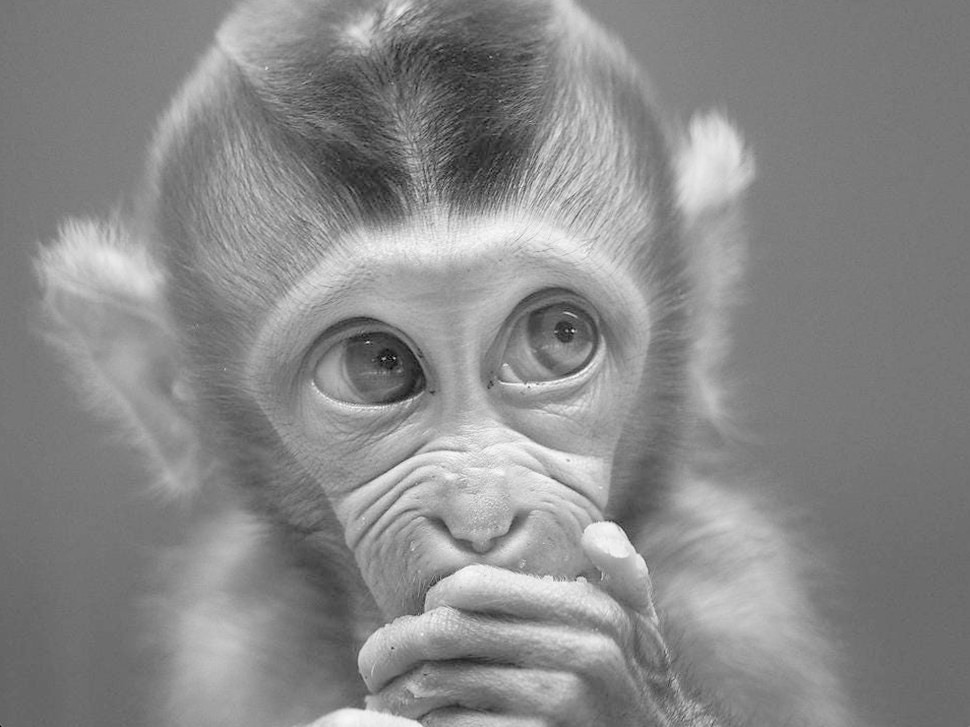
#> input picture Resources/monkey.png, 970 x 727 px, shrunk from 1908 x 1430 before the run
$ python Question1.py
#> lines starting #> are read from the running program, lines starting #| are printed output that depends on the picture
from PIL import Image, ImageOps
import numpy as np
import matplotlib.pyplot as plt
import matplotlib.image as mpimg

#This is the Image we will consider
img = ImageOps.grayscale(Image.open("Resources/monkey.png"))

"""  This is the Transformation Function based upon hyperbolic tangent """
def T(s, c3=1.5):
    # tanh is like a sigmoid function, maps a positive x to a value y between 0,1
    # tanh is always between -1 and 1, for all its domain, and strictly positive for positive domain
    k=255
    c4 = k/2
    c1 = (-c4) / np.tanh(-c3)
    c2 = c3 / (c4)

    return c1 * np.tanh(c2 * s - c3) + c4


"""
Utility functions are below. The Purpose of these functions are to perform transformations and visualizations on
various images at the same time, and display the results using pyplot.
"""

"""  Expects a list corresponding to post-transformation vectors. Plots this list against standard [0-255] axis   """
def plot_transform(transform):
    plt.plot(list(range(256)), transform, list(range(256)), list(range(256)))

"""  apply a transformation give in list form, where each element of the list represents where the corresponding index gets transformed to"""
def apply_transformation(pic, trans):
    result = pic.point(lambda pix: int(trans[pix]))
    return result

""" This function plots the transform family that I have designed, It plots 11 curves, as well as the line y=x. Used for report/visualization """
# [17 lines left out: function plot_trasnform_family, not called in this run]

""" Gets a gamma transform corresponding to a value of gamma, provided as argument """
def get_gamma_trans(gam):
    return [int(255*(i/255)**gam) for i in range(256)]

""" Plots a family of gamma transforms, for visualization purposes and the report.. """
# [18 lines left out: function draw_onion, not called in this run]

""" Plot the tanh(x) function along with a shifted version, for purposes of report """
# [9 lines left out: function plot_tanh, not called in this run]


""" Plot the desired transformation, for the purpose of the report """
# [6 lines left out: function plot_desired, not called in this run]

""" Apply each transformation specified in the family of curves, to an input image """
def apply_all():
    img.save("Output/Monkey/monk_orig.png")
    hst=img.histogram()
#> hst = 256 values, max 28185 at index 120, min 0 at index 1, mean 2754.6
    plt.figure(0)             # plots a figure to display RED Histogram
    for i in range(0, 256):
        plt.bar(i, hst[i],color='grey',alpha=0.8)
    plt.savefig("Output/Monkey/hist_monk_orig.png")
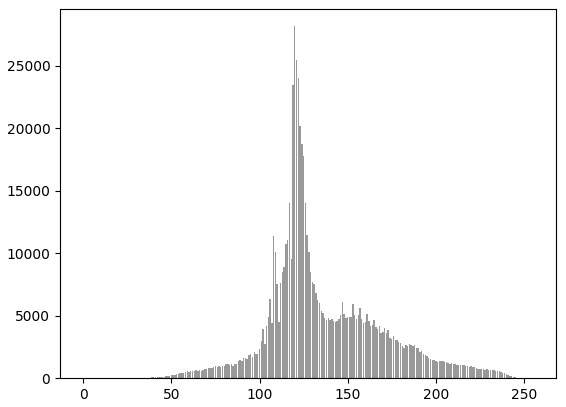
#> figure drawn by matplotlib, 1 panel
    plt.show()
    for i in range(0,11):
        c3 = 1+(i/2)
        output = apply_transformation(img.copy(), T(np.arange(0,256), c3))
        output.save("Output/Monkey/c3=" + str(c3) + ".png")

        hst=output.histogram()
        plt.figure(0)             # plots a figure to display RED Histogram
        for i in range(0, 256):
            plt.bar(i, hst[i],color='grey',alpha=0.8)
        plt.savefig("Output/Monkey/hist_c3=" + str(c3) + ".png")
        plt.show()
#> this loop made 11 passes
#> pass 1, in apply_all, `plt.savefig("Output/Monkey/hist_c3=" + str(c3) + ".png")`:
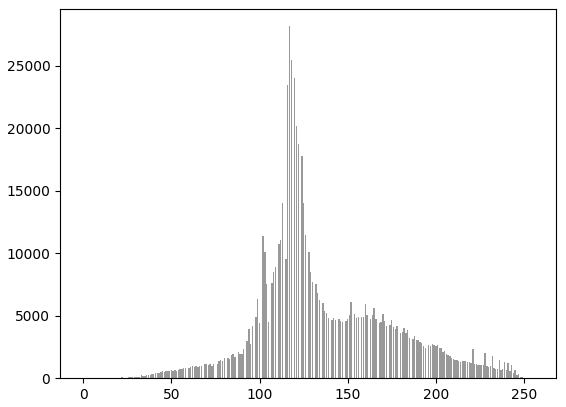
#> figure drawn by matplotlib, 1 panel
#> pass 2, in apply_transformation (call 2), `result = pic.point(lambda pix: int(trans[pix]))`:
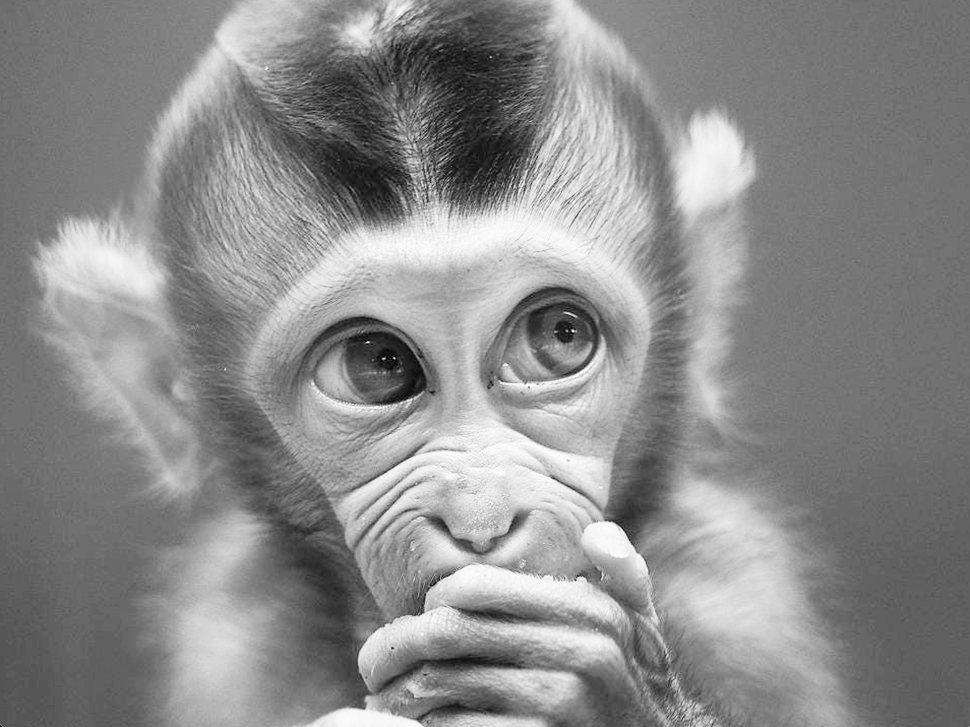
#> result: PIL image 970x727 L; min 0, max 255, mean 139
#> pass 2, in apply_all, `plt.savefig("Output/Monkey/hist_c3=" + str(c3) + ".png")`:
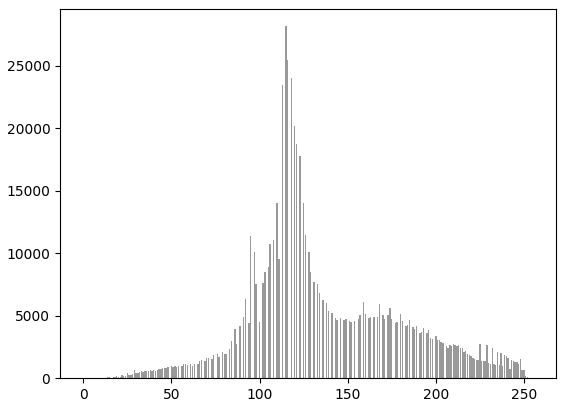
#> figure drawn by matplotlib, 1 panel
#> after the loop:
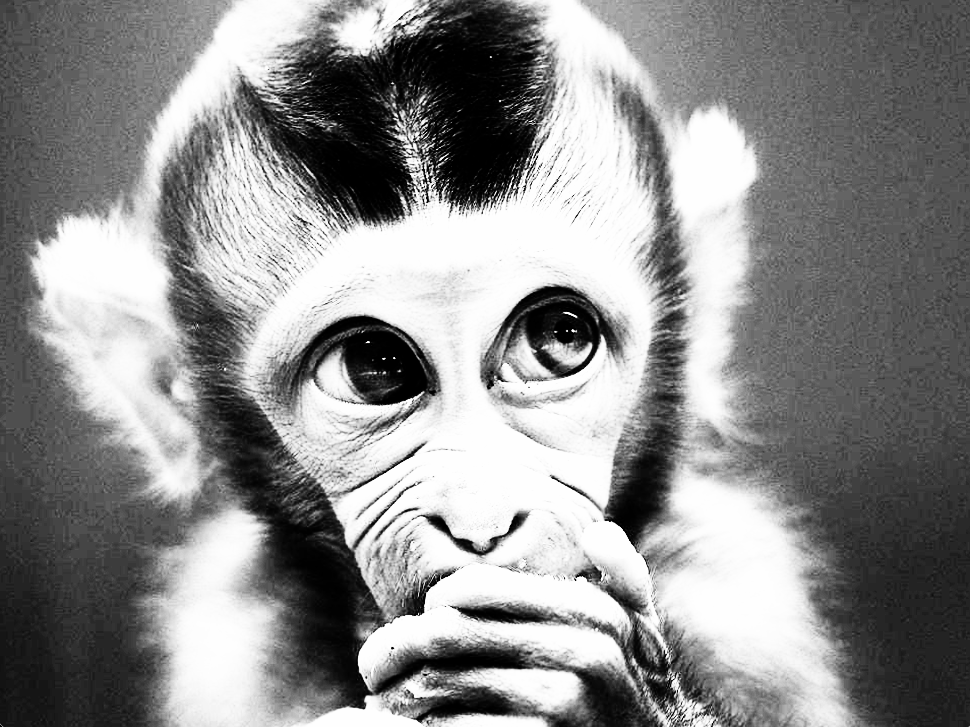
#> output: PIL image 970x727 L; min 0, max 255, mean 140.4

apply_all()
data = np.array(img)
avg = np.average(data)
#> avg = 136.6
output = apply_transformation(img, T(np.arange(0,256), 2))
img.show()
output.show()

$ run again, with Resources/withLong.png copied over Resources/monkey.png
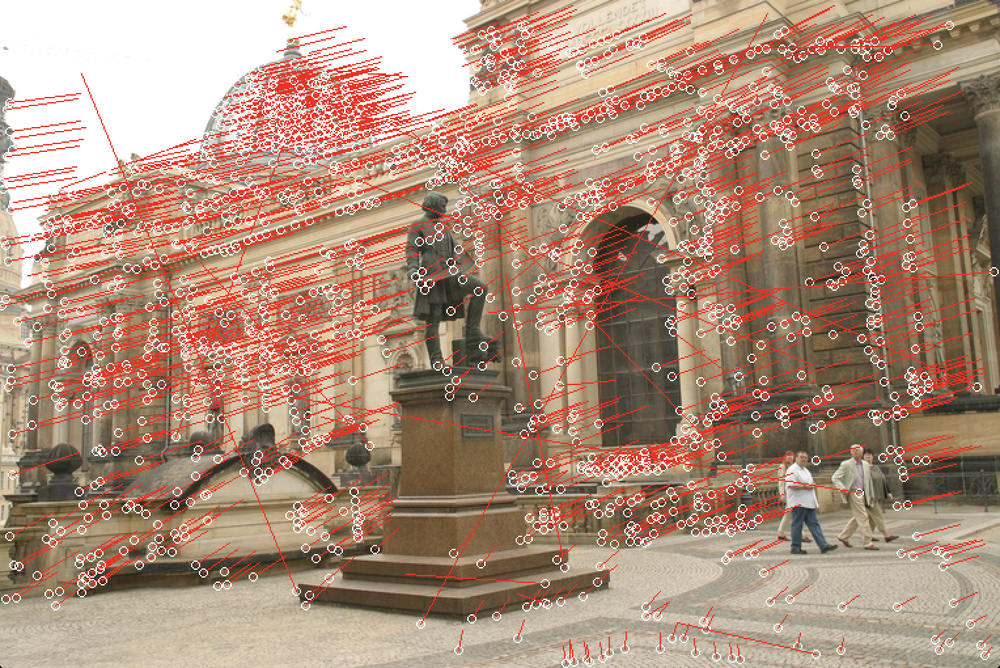
#> input picture Resources/withLong.png, 1000 x 668 px, shrunk from 1528 x 1020 before the run
#> in apply_all, `hst=img.histogram()`: hst = 256 values, max 57487 at index 255, min 0 at index 0, mean 2609.4
#> in apply_all, `plt.savefig("Output/Monkey/hist_monk_orig.png")`:
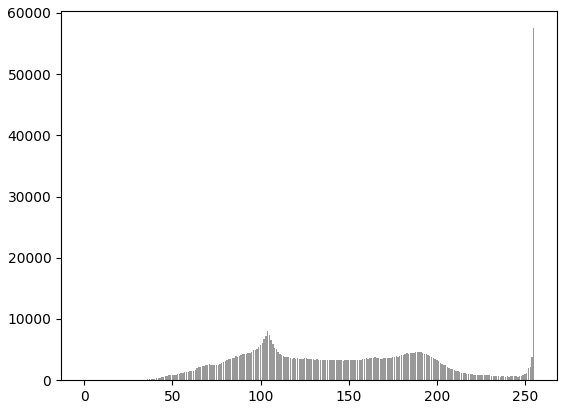
#> figure drawn by matplotlib, 1 panel
#> after the loop in apply_all, `for i in range(0,11):`:
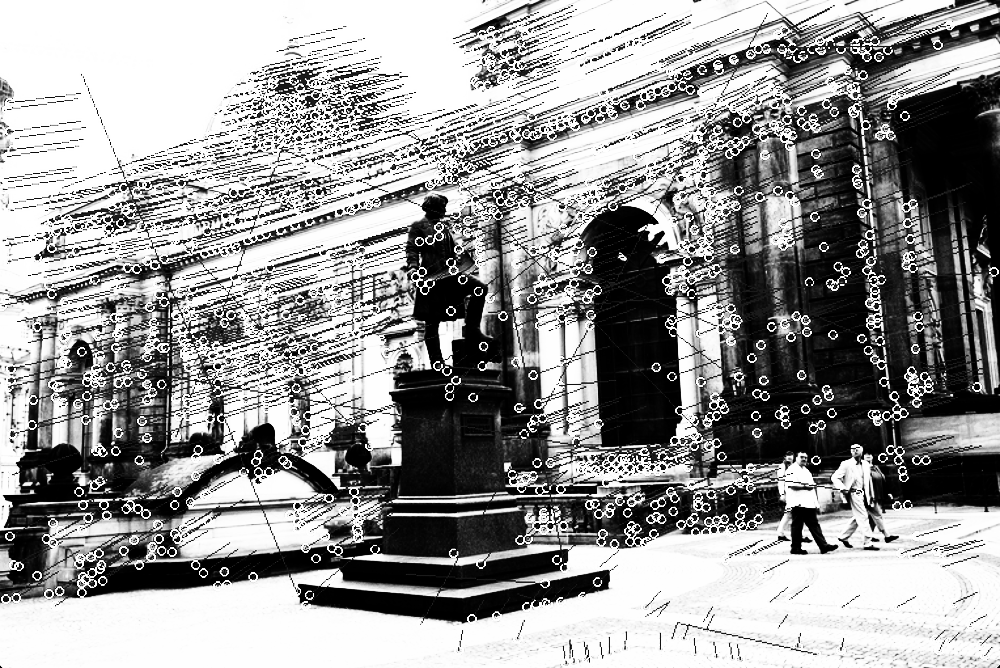
#> output: PIL image 1000x668 L; min 0, max 255, mean 150.6
#> avg = 149.5
